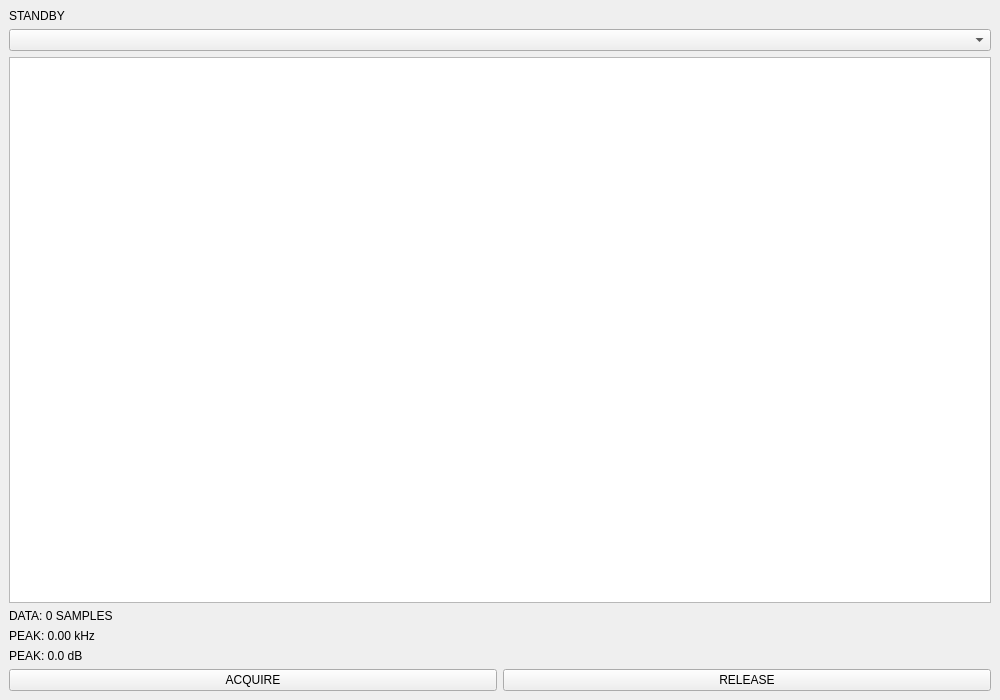
<?xml version="1.0" encoding="UTF-8"?>
<ui version="4.0">
 <class>MainWindow</class>
 <widget class="QMainWindow" name="MainWindow">
  <property name="geometry">
   <rect>
    <x>0</x>
    <y>0</y>
    <width>1000</width>
    <height>700</height>
   </rect>
  </property>
  <property name="windowTitle">
   <string>SigWatch</string>
  </property>
  <widget class="QWidget" name="centralwidget">
   <layout class="QVBoxLayout" name="verticalLayout">
    <item>
     <widget class="QLabel" name="statusLabel">
      <property name="text">
       <string>STANDBY</string>
      </property>
     </widget>
    </item>
    <item>
     <widget class="QComboBox" name="deviceCombo">
      <property name="minimumWidth">
       <number>300</number>
      </property>
     </widget>
    </item>
    <item>
     <widget class="QChartView" name="chartView"/>
    </item>
    <item>
     <widget class="QLabel" name="dataLabel">
      <property name="text">
       <string>DATA: 0 SAMPLES</string>
      </property>
     </widget>
    </item>
    <item>
     <widget class="QLabel" name="freqLabel">
      <property name="text">
       <string>PEAK: 0.00 kHz</string>
      </property>
     </widget>
    </item>
    <item>
     <widget class="QLabel" name="dbLabel">
      <property name="text">
       <string>PEAK: 0.0 dB</string>
      </property>
     </widget>
    </item>
    <item>
     <layout class="QHBoxLayout" name="horizontalLayout">
      <item>
       <widget class="QPushButton" name="startBtn">
        <property name="text">
         <string>ACQUIRE</string>
        </property>
       </widget>
      </item>
      <item>
       <widget class="QPushButton" name="stopBtn">
        <property name="text">
         <string>RELEASE</string>
        </property>
       </widget>
      </item>
     </layout>
    </item>
   </layout>
  </widget>
 </widget>
 <customwidgets>
  <customwidget>
   <class>QChartView</class>
   <extends>QGraphicsView</extends>
   <header>QtCharts/QChartView</header>
  </customwidget>
 </customwidgets>
 <resources/>
 <connections/>
</ui>
